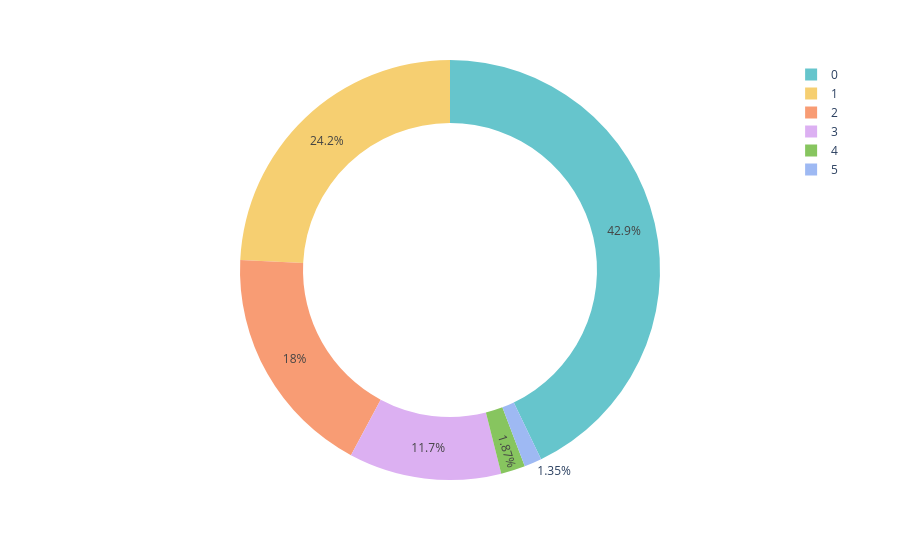

This figure's notebook cell:
### Code cell
fig = px.pie(df, names="children", color_discrete_sequence= px.colors.qualitative.Pastel, hole = 0.7)
fig.show()

### Figure 1 — Plotly figure (JSON) as saved in the notebook; plotly's stock layout.template omitted (floating-point values rounded to 4 significant figures; data arrays with more than 128 entries replaced by an {"elided": "..."} marker saying what was removed)
{"data": [{"domain": {"x": [0, 1], "y": [0, 1]}, "hole": 0.7, "hovertemplate": "children=%{label}<extra></extra>", "labels": {"elided": "1337 int values"}, "legendgroup": "", "name": "", "showlegend": true, "type": "pie"}], "layout": {"legend": {"tracegroupgap": 0}, "margin": {"t": 60}, "piecolorway": ["rgb(102, 197, 204)", "rgb(246, 207, 113)", "rgb(248, 156, 116)", "rgb(220, 176, 242)", "rgb(135, 197, 95)", "rgb(158, 185, 243)", "rgb(254, 136, 177)", "rgb(201, 219, 116)", "rgb(139, 224, 164)", "rgb(180, 151, 231)", "rgb(179, 179, 179)"]}}
